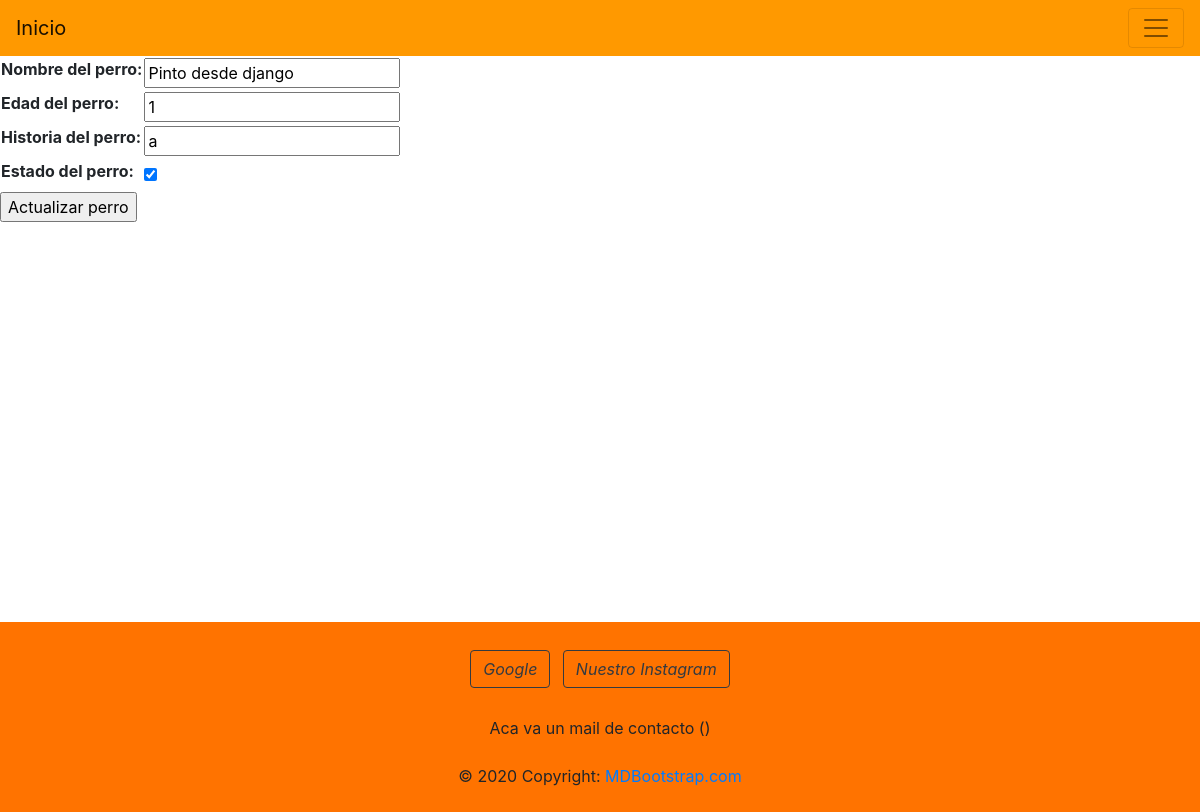
The page /modelos/actualizar_perro/3/ (signed in) on the database its author committed.
### Models/models.py (models this page shows, shortened)
class OurDogs (models.Model):
    dog_name = models.CharField (max_length=30 , verbose_name='Nombre del perro')
    dog_age = models.IntegerField (verbose_name= 'Edad del perro')
    dog_history = models.CharField (max_length=500 , verbose_name='Historia del perro' )
    dog_status = models.BooleanField(default=True , verbose_name='¿Adoptado?' )
    class Meta:
        verbose_name = 'Perro'
        verbose_name_plural = 'Perros'

### Models/views.py (the view, shortened to what this page needs)
@login_required
def update_our_dogs (request , id):
    our_dogs = OurDogs.objects.get (id = id)
    if request.method == 'GET':
        context = {
            'dog_form' : OurDogsForms (
                initial = {
                    'dog_name': our_dogs.dog_name,
                    'dog_age': our_dogs.dog_age,
                    'dog_history': our_dogs.dog_history,
                    'dog_status': our_dogs.dog_status,
                }
            )
        }
        return render (request , 'our_dogs/update_our_dogs.html' , context = context)

### Models/forms.py
class OurDogsForms (forms.Form):
    dog_name = forms.CharField (max_length=30, label = 'Nombre del perro' )
    dog_age = forms.IntegerField (label = 'Edad del perro')
    dog_history = forms.CharField (max_length=500, label = 'Historia del perro')
    dog_status = forms.BooleanField(required=False, label ='Estado del perro')

### templates/our_dogs/update_our_dogs.html (shortened to what this page needs)
{% extends 'base.html' %}
{% block content %}
    {% if dog_form  %}
        <form action="" method="POST">
        <table>
            {{dog_form.as_table}}
        </table>
        <p><input type="submit" value="Actualizar perro" ></p>
</form>
    {% endif %}
<br>
<br>
<br>
<br>
<br>
<br>
<br>
<br>
<br>
<br>
<br>
<br>
<br>
<br>
<br>
<br>
{% endblock %}

### rows shown on the page
OurDogs: dog_name "Pinto desde django", dog_age "1", dog_history "a", dog_status "☑"
